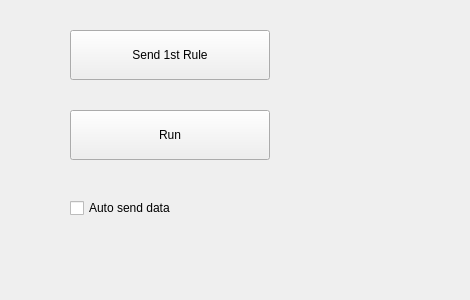
<?xml version="1.0" encoding="UTF-8"?>
<ui version="4.0">
 <class>Form</class>
 <widget class="QWidget" name="Form">
  <property name="geometry">
   <rect>
    <x>0</x>
    <y>0</y>
    <width>470</width>
    <height>300</height>
   </rect>
  </property>
  <property name="windowTitle">
   <string>Form</string>
  </property>
  <widget class="QPushButton" name="pushButton">
   <property name="geometry">
    <rect>
     <x>70</x>
     <y>110</y>
     <width>200</width>
     <height>50</height>
    </rect>
   </property>
   <property name="text">
    <string>Run</string>
   </property>
  </widget>
  <widget class="QCheckBox" name="checkBox">
   <property name="geometry">
    <rect>
     <x>70</x>
     <y>200</y>
     <width>131</width>
     <height>16</height>
    </rect>
   </property>
   <property name="text">
    <string>Auto send data</string>
   </property>
   <property name="tristate">
    <bool>true</bool>
   </property>
  </widget>
  <widget class="QPushButton" name="pushButton_2">
   <property name="geometry">
    <rect>
     <x>70</x>
     <y>30</y>
     <width>200</width>
     <height>50</height>
    </rect>
   </property>
   <property name="text">
    <string>Send 1st Rule</string>
   </property>
  </widget>
 </widget>
 <resources/>
 <connections/>
</ui>
